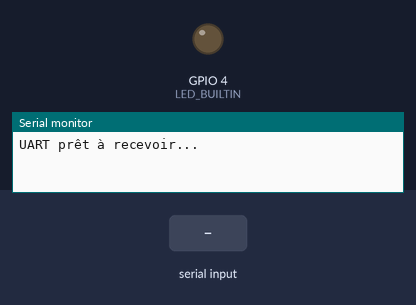
Bench run of a sketch on a simulated ESP32. Shown: output pins drawn as LEDs (lit = HIGH), the last lines printed to the serial monitor. The test bench sets the inputs (shaded band).

Above: at 1.2 s.
1.3 s: "t\n" received over the second serial link
At 3.7 s:
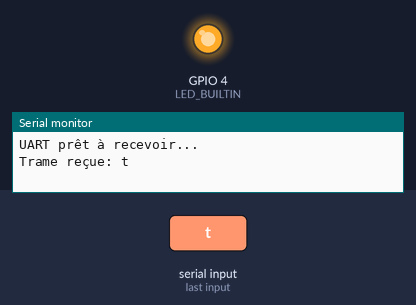
Timing chart, 0 to 5.2 s (numbered marks = the images above; inputs shaded):
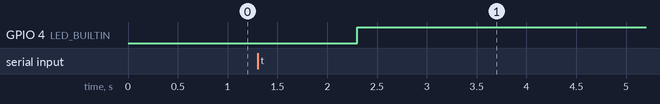

The sketch:

nodemcu_role.ino
```cpp
#define LED_BUILTIN 4
char lettre ;
void setup() {

  Serial.begin(4800); // Console
  Serial2.begin(115200, SERIAL_8N1, 16, 17); // RX=16, TX=17
  Serial.println("UART prêt à recevoir...");

  pinMode(LED_BUILTIN, OUTPUT);
}

void loop() {
  if (Serial2.available()) {

    String lettre = Serial2.readStringUntil('\n'); // Attendre la fin de ligne
    if (lettre == 't'){
    Serial.print("Trame reçue: ");
    Serial.println(lettre);
    digitalWrite(LED_BUILTIN, LOW);  // LED allumée (inversée sur NodeMCU)
    delay(1000);                     // Attendre 1 seconde
    digitalWrite(LED_BUILTIN, HIGH); // LED éteinte
    delay(1000);
    }
  }
}
```

Measured:
- after the input at 1.3 s, GPIO 4 (LED_BUILTIN): LOW → HIGH after 1.0 s
